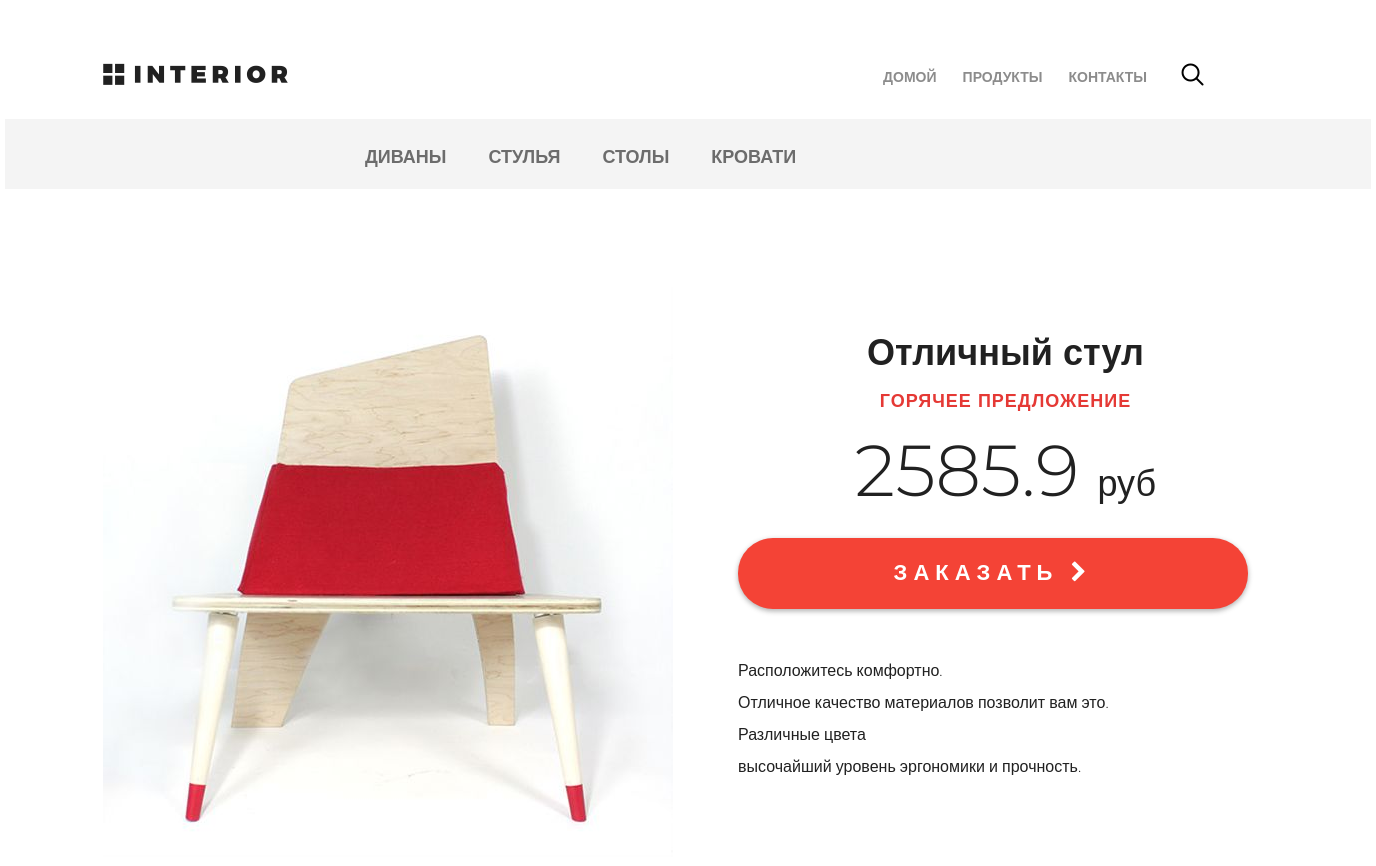
Before: /products/ (upper part) with the older database file.
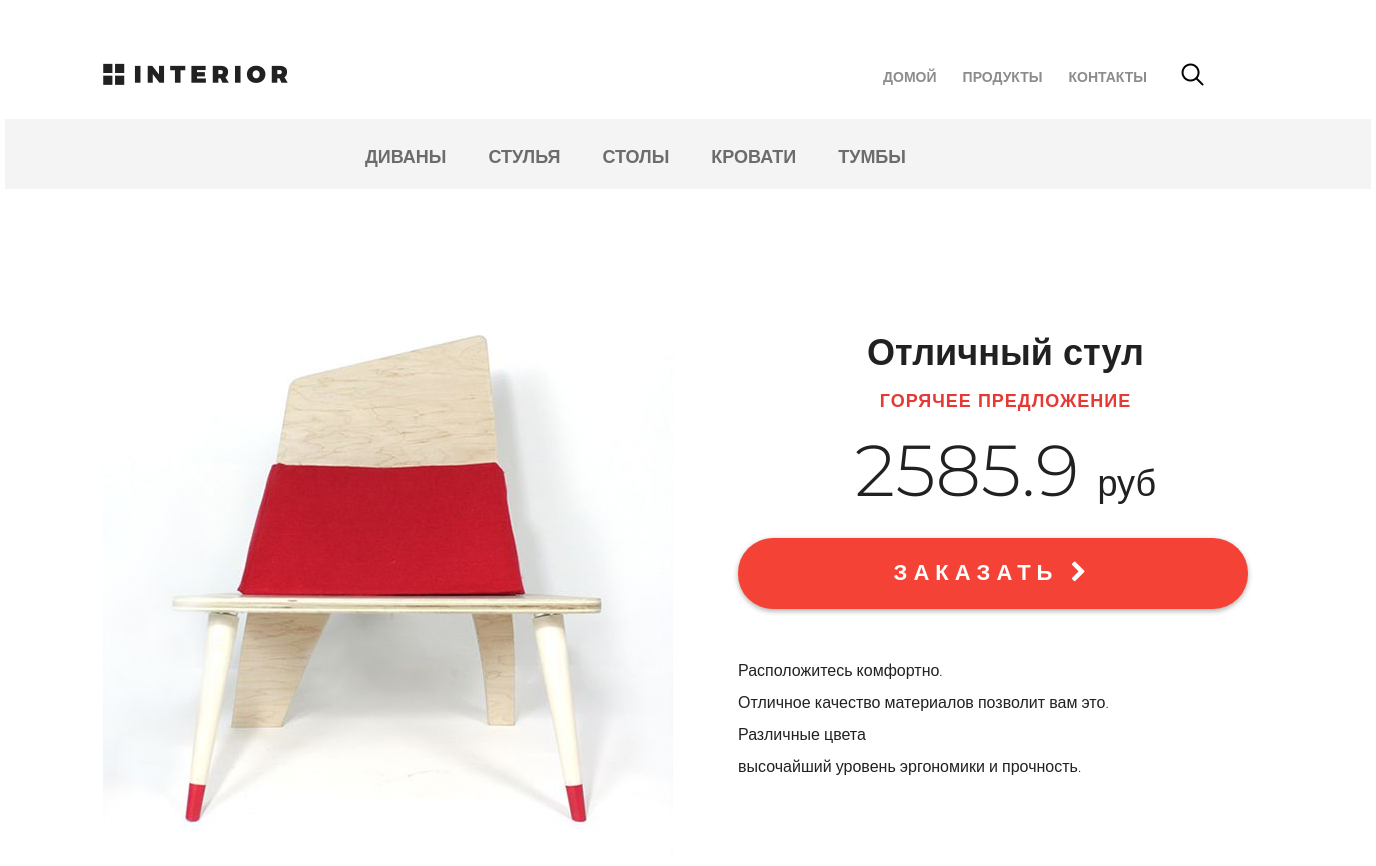
After: the same page with the newer database file.
### mainapp/models.py (models this page shows, shortened)
class ProductCategory(models.Model):
    name = models.CharField(max_length=64, unique=True, verbose_name='имя')
    description = models.TextField(blank=True, verbose_name='описание')
    class Meta:
        verbose_name = 'категория'
        verbose_name_plural = 'категории'

### mainapp/views.py (the view)
# urls.py: path('products/', include('mainapp.urls', namespace='products')),
def products(request, pk=None):
    title = 'продукты'
    links_menu = ProductCategory.objects.all()
    content = {
        'title': title,
        'links_menu': links_menu,
    }
    return render(request, 'mainapp/products.html', content)

### mainapp/templates/mainapp/products.html (shortened to what this page needs)
{% extends 'mainapp/base.html' %}
{% load static %}
{% block menu %}
    <div class="hero-white">
        <div class="header clearfix">
            <a href="/" class="logo"></a>
            {% include 'mainapp/includes/inc_main_menu.html' %}
        </div>
    </div>
{% endblock %}
{% block content %}
    <div class="details">
        <div class="links clearfix">
            {% include 'mainapp/includes/inc_categories_menu.html' %}
        </div>
        <div class="details-products">
            <div class="details-slider">
                <div class="slider-product">
                    <img src="{% static '/img/slider1.jpg' %}">
                </div>
            </div>
            <div class="description">
                <h3 class="big-bold">Отличный стул</h3>
                <h3 class="red">горячее предложение</h3>
                <p class="price"> 2585.9 <span>руб</span></p>
                <a href="#" class="red-button">
                    заказать <i class="fa fa-chevron-right" aria-hidden="true"></i>
                </a>
                <div class="description-text">
                    <p>Расположитесь комфортно.</p>
                    <p>Отличное качество материалов
                        позволит вам это.</p>
                    <p>Различные цвета</p>
                    <p>высочайший уровень
                        эргономики и прочность.</p>
                </div>
            </div>
        </div>
    </div>
{% endblock %}

### mainapp/templates/mainapp/includes/inc_categories_menu.html (shortened to what this page needs)
<ul class="links-menu">
    {% for link in links_menu %}
        <li><a
                href="{% url 'products:category' link.pk %}"
        >{{ link.name }}</a></li>
    {% endfor %}
</ul>

Changed rows visible on the page:
added ProductCategory: name "ТУМБЫ"
